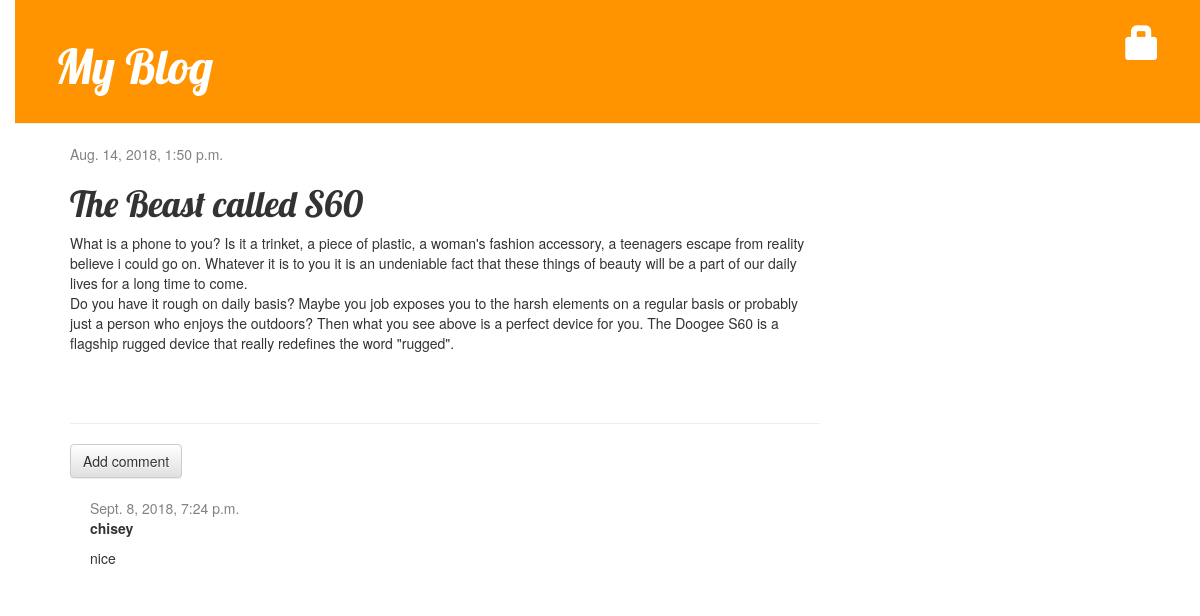
The app's page /post/1/ with its own data.
### blog/models.py (models this page shows, shortened)
class Post(models.Model):
    author = models.ForeignKey('auth.User', on_delete=models.CASCADE)
    title = models.CharField(max_length=200)
    text = models.TextField()
    created_date = models.DateTimeField(
        default=timezone.now
    )
    published_date = models.DateTimeField(
        blank=True, null=True
    )

class Comment(models.Model):
    post = models.ForeignKey('blog.Post', on_delete=models.CASCADE, related_name='comments')
    author = models.CharField(max_length=200)
    text = models.TextField()
    created_date = models.DateTimeField(default=timezone.now)
    approved_comment = models.BooleanField(default=False)

### blog/views.py (the view)
# urls.py: path('post/<int:pk>/', views.post_detail, name='post_detail'),
def post_detail(request, pk):
    post = get_object_or_404(Post, pk=pk)
    return render(request, 'blog/post_detail.html', {'post': post})

### blog/templates/blog/post_detail.html (shortened to what this page needs)
{% extends 'blog/base.html' %} {% block content %}
<div class="post">
    {% if post.published_date %}
    <div class="date">
        {{ post.published_date }}
    </div>
    {% endif %}
    <h1>{{ post.title }}</h1>
    <p>{{ post.text|linebreaksbr }}</p>
</div>
<hr>
<a class="btn btn-default" href="{% url 'add_comment_to_post' pk=post.pk %}">Add comment</a>
{% for comment in post.comments.all %}
{% if user.is_authenticated or comment.approved_comment %}
<div class="comment">
    <div class="date">
        {{ comment.created_date }}
    </div>
    <strong>{{ comment.author }}</strong>
    <p>{{ comment.text|linebreaks }}</p>
</div>
{% endif %}
{% empty %}
<p>No comments here yet :(</p>
{% endfor %} {% endblock %}

### blog/templates/blog/base.html (shortened to what this page needs)
{% load static %}
<!Doctype html>
<html lang="en">
    <head>
        <link rel="stylesheet" href="//maxcdn.bootstrapcdn.com/bootstrap/3.2.0/css/bootstrap.min.css">
        <link rel="stylesheet" href="//maxcdn.bootstrapcdn.com/bootstrap/3.2.0/css/bootstrap-theme.min.css">
        <link rel="stylesheet" href="{% static 'css/blog.css' %}">
    </head>
    <body>
        <div class="page-header">
            {% if user.is_authenticated %}
            <a href="{% url 'post_new' %}" class="top-menu"><span class="glyphicon glyphicon-plus"></span></a>
            <a href="{% url 'post_draft_list' %}" class="top-menu"><span class="glyphicon glyphicon-edit"></span></a>
            <p class="top-menu">Hello {{ user.username }} <small>(<a href="{% url 'logout' %}">Log out</a>)</small></p>
            {% else %}
            <a href="{% url 'login' %}" class="top-menu"><span class="glyphicon glyphicon-lock"></span></a>
            {% endif %}
            <h1><a href="{% url 'post_list' %}">My Blog</a></h1>
        </div>
        <div class="content container">
            <div class="row">
                <div class="col-md-8">
                   {% block content %}
                   {% endblock %}
                </div>
            </div>
        </div>
    </body>
    </body>
</html>

### blog/static/css/blog.css (style rules this page uses)
h1 a { color: #FCA205; font-family: 'Lobster'; }
body { padding-left: 15px; }
.page-header { background-color: #ff9400; margin-top: 0; padding: 20px 20px 20px 40px; }
.page-header h1, .page-header h1 a, .page-header h1 a:visited, .page-header h1 a:active { color: #ffffff; font-size: 36pt; text-decoration: none; }
.content { margin-left: 40px; }
h1, h2, h3, h4 { font-family: 'Lobster', cursive; }
.date { color: #828282; }
.top-menu, .top-menu:hover, .top-menu:visited { color: #ffffff; float: right; font-size: 26pt; margin-right: 20px; }
.post { margin-bottom: 70px; }
.comment { margin: 20px 0px 20px 20px; }

### records on screen
Post: published_date "Aug. 14, 2018, 1:50 p.m.", title "The Beast called S60", text "What is a phone to you? Is it a trinket, a piece of plastic, a woman's fashion accessory, a teenagers escape from reality believe i could go on. Whatever it is to you it is an undeniable fact that these things of beauty will be a part of our daily lives for a long time to come. Do you have it rough on daily basis? Maybe you job exposes you to the harsh elements on a regular basis or probably just a person who enjoys the outdoors? Then what you see above is a perfect device for you. The Doogee S60 is a flagship rugged device that really redefines the word \"rugged\"."
Comment: created_date "Sept. 8, 2018, 7:24 p.m.", author "chisey", text "nice"
